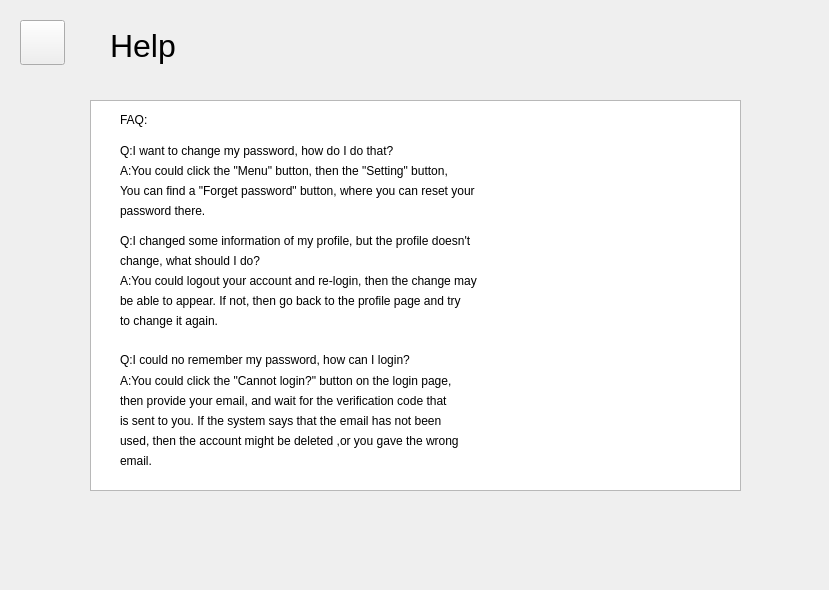
<?xml version="1.0" encoding="UTF-8"?>
<ui version="4.0">
 <class>HelpForm</class>
 <widget class="QWidget" name="HelpForm">
  <property name="geometry">
   <rect>
    <x>0</x>
    <y>0</y>
    <width>829</width>
    <height>590</height>
   </rect>
  </property>
  <property name="windowTitle">
   <string>Form</string>
  </property>
  <widget class="QTextEdit" name="helpDocEdit">
   <property name="geometry">
    <rect>
     <x>90</x>
     <y>100</y>
     <width>651</width>
     <height>391</height>
    </rect>
   </property>
   <property name="readOnly">
    <bool>true</bool>
   </property>
  </widget>
  <widget class="QToolButton" name="menuButton">
   <property name="geometry">
    <rect>
     <x>20</x>
     <y>20</y>
     <width>45</width>
     <height>45</height>
    </rect>
   </property>
   <property name="text">
    <string/>
   </property>
  </widget>
  <widget class="QLabel" name="quoteLabel">
   <property name="geometry">
    <rect>
     <x>120</x>
     <y>110</y>
     <width>211</width>
     <height>20</height>
    </rect>
   </property>
   <property name="text">
    <string>FAQ:</string>
   </property>
  </widget>
  <widget class="QLabel" name="headerLabel">
   <property name="geometry">
    <rect>
     <x>110</x>
     <y>20</y>
     <width>101</width>
     <height>51</height>
    </rect>
   </property>
   <property name="font">
    <font>
     <pointsize>24</pointsize>
    </font>
   </property>
   <property name="text">
    <string>Help</string>
   </property>
   <property name="alignment">
    <set>Qt::AlignLeading|Qt::AlignLeft|Qt::AlignVCenter</set>
   </property>
  </widget>
  <widget class="QLabel" name="quoteLabel_2">
   <property name="geometry">
    <rect>
     <x>120</x>
     <y>350</y>
     <width>451</width>
     <height>20</height>
    </rect>
   </property>
   <property name="text">
    <string>Q:I could no remember my password, how can I login?</string>
   </property>
  </widget>
  <widget class="QLabel" name="label">
   <property name="geometry">
    <rect>
     <x>120</x>
     <y>160</y>
     <width>511</width>
     <height>21</height>
    </rect>
   </property>
   <property name="text">
    <string>A:You could click the &quot;Menu&quot; button, then the &quot;Setting&quot; button,</string>
   </property>
  </widget>
  <widget class="QLabel" name="label_2">
   <property name="geometry">
    <rect>
     <x>120</x>
     <y>180</y>
     <width>521</width>
     <height>21</height>
    </rect>
   </property>
   <property name="text">
    <string>You can find a &quot;Forget password&quot; button, where you can reset your</string>
   </property>
  </widget>
  <widget class="QLabel" name="label_3">
   <property name="geometry">
    <rect>
     <x>120</x>
     <y>200</y>
     <width>511</width>
     <height>21</height>
    </rect>
   </property>
   <property name="text">
    <string>password there.</string>
   </property>
  </widget>
  <widget class="QLabel" name="label_4">
   <property name="geometry">
    <rect>
     <x>120</x>
     <y>230</y>
     <width>541</width>
     <height>21</height>
    </rect>
   </property>
   <property name="text">
    <string>Q:I changed some information of my profile, but the profile doesn't</string>
   </property>
  </widget>
  <widget class="QLabel" name="label_5">
   <property name="geometry">
    <rect>
     <x>120</x>
     <y>250</y>
     <width>541</width>
     <height>21</height>
    </rect>
   </property>
   <property name="text">
    <string>change, what should I do?</string>
   </property>
  </widget>
  <widget class="QLabel" name="label_6">
   <property name="geometry">
    <rect>
     <x>120</x>
     <y>270</y>
     <width>541</width>
     <height>21</height>
    </rect>
   </property>
   <property name="text">
    <string>A:You could logout your account and re-login, then the change may</string>
   </property>
  </widget>
  <widget class="QLabel" name="label_7">
   <property name="geometry">
    <rect>
     <x>120</x>
     <y>290</y>
     <width>541</width>
     <height>21</height>
    </rect>
   </property>
   <property name="text">
    <string>be able to appear. If not, then go back to the profile page and try</string>
   </property>
  </widget>
  <widget class="QLabel" name="label_8">
   <property name="geometry">
    <rect>
     <x>120</x>
     <y>310</y>
     <width>541</width>
     <height>21</height>
    </rect>
   </property>
   <property name="text">
    <string>to change it again.</string>
   </property>
  </widget>
  <widget class="QLabel" name="label_9">
   <property name="geometry">
    <rect>
     <x>120</x>
     <y>140</y>
     <width>541</width>
     <height>21</height>
    </rect>
   </property>
   <property name="text">
    <string>Q:I want to change my password, how do I do that?</string>
   </property>
  </widget>
  <widget class="QLabel" name="label_11">
   <property name="geometry">
    <rect>
     <x>120</x>
     <y>370</y>
     <width>511</width>
     <height>21</height>
    </rect>
   </property>
   <property name="text">
    <string>A:You could click the &quot;Cannot login?&quot; button on the login page,</string>
   </property>
  </widget>
  <widget class="QLabel" name="label_10">
   <property name="geometry">
    <rect>
     <x>120</x>
     <y>390</y>
     <width>511</width>
     <height>21</height>
    </rect>
   </property>
   <property name="text">
    <string>then provide your email, and wait for the verification code that</string>
   </property>
  </widget>
  <widget class="QLabel" name="label_12">
   <property name="geometry">
    <rect>
     <x>120</x>
     <y>410</y>
     <width>511</width>
     <height>21</height>
    </rect>
   </property>
   <property name="text">
    <string>is sent to you. If the system says that the email has not been </string>
   </property>
  </widget>
  <widget class="QLabel" name="label_13">
   <property name="geometry">
    <rect>
     <x>120</x>
     <y>430</y>
     <width>511</width>
     <height>21</height>
    </rect>
   </property>
   <property name="text">
    <string>used, then the account might be deleted ,or you gave the wrong </string>
   </property>
  </widget>
  <widget class="QLabel" name="label_14">
   <property name="geometry">
    <rect>
     <x>120</x>
     <y>450</y>
     <width>511</width>
     <height>21</height>
    </rect>
   </property>
   <property name="text">
    <string>email.</string>
   </property>
  </widget>
  <widget class="QWidget" name="Help" native="true">
   <property name="geometry">
    <rect>
     <x>0</x>
     <y>0</y>
     <width>829</width>
     <height>590</height>
    </rect>
   </property>
  </widget>
  <zorder>Help</zorder>
  <zorder>helpDocEdit</zorder>
  <zorder>menuButton</zorder>
  <zorder>quoteLabel</zorder>
  <zorder>headerLabel</zorder>
  <zorder>quoteLabel_2</zorder>
  <zorder>label</zorder>
  <zorder>label_2</zorder>
  <zorder>label_3</zorder>
  <zorder>label_4</zorder>
  <zorder>label_5</zorder>
  <zorder>label_6</zorder>
  <zorder>label_7</zorder>
  <zorder>label_8</zorder>
  <zorder>label_9</zorder>
  <zorder>label_11</zorder>
  <zorder>label_10</zorder>
  <zorder>label_12</zorder>
  <zorder>label_13</zorder>
  <zorder>label_14</zorder>
 </widget>
 <resources/>
 <connections/>
</ui>
